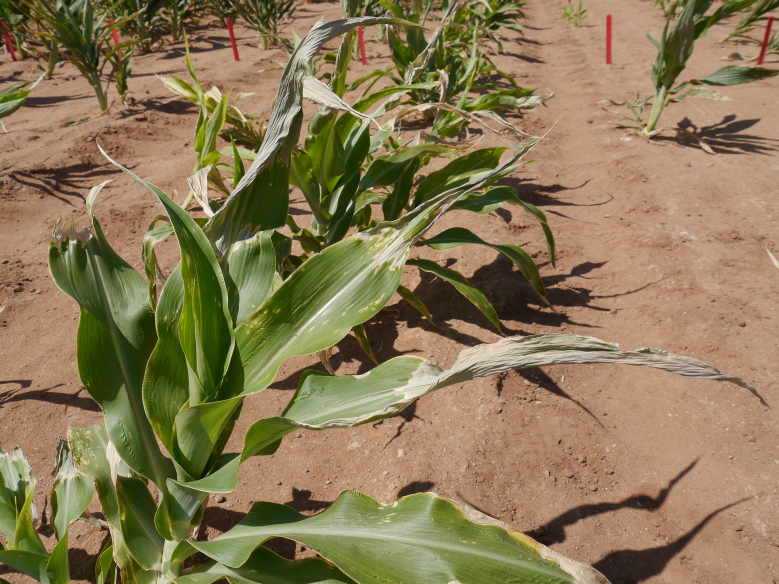
#> input picture images/P1080241.JPG, 2336 x 1752 px, found by its file name (shown at 1/3 size); its folder holds only this picture in this run
$ python generate_dataset_file.py --output out --input ../images --size 100   (older library calls are emulated)
#> lines starting #> are read from the running program, lines starting #| are printed output that depends on the picture
import os
import random
import numpy as np
import sys
import multiprocessing
import math
import argparse
import cv2
import h5py
from skimage.io import imread
from skimage.transform import resize

PROB_NON_DRYROT = 0.2


def get_args():

    parser = argparse.ArgumentParser(
        description="Generating dataset from the patches of the dry rot images.",
        formatter_class=argparse.ArgumentDefaultsHelpFormatter,
    )

    parser.add_argument(
        "-o",
        "--output",
        help="The path to the directory in which the dataset files will be created.",
        metavar="output",
        required=True,
    )

    parser.add_argument(
        "-i",
        "--input",
        help="The path to the directory that contains training, validation and test set directories (of patches).",
        metavar="input",
        required=True,
    )

    parser.add_argument(
        "-s",
        "--size",
        help="The final patch size in the h5 file.",
        metavar="size",
        type=int,
        required=True,
    )

    return parser.parse_args()


def get_data_single(args):
    img_path = args[0]
    mask_path = args[1]
    img_name = args[2]
    final_patch_size = args[3]
    channels = args[4]
    size_factor = args[5]

    img = imread(img_path + "/" + img_name)[:, :, :channels]
    img = resize(
        img,
        (final_patch_size * size_factor, final_patch_size * size_factor),
        mode="constant",
        preserve_range=True,
    )

    mask = imread(mask_path + "/" + img_name)[:, :, :channels]
    mask = resize(
        mask,
        (final_patch_size * size_factor, final_patch_size * size_factor),
        mode="constant",
        preserve_range=True,
    )

    images = []
    masks = []
    for i in range(size_factor):
        for j in range(size_factor):
            sub_image = img[
                i * final_patch_size : (i + 1) * final_patch_size,
                j * final_patch_size : (j + 1) * final_patch_size,
                :,
            ]
            sub_mask = mask[
                i * final_patch_size : (i + 1) * final_patch_size,
                j * final_patch_size : (j + 1) * final_patch_size,
                :,
            ]
            if np.max(sub_mask) == 0 and random.random() >= PROB_NON_DRYROT:
                continue
            sub_mask = np.expand_dims(np.max(sub_mask, axis=-1), axis=-1)
            images.append(sub_image)
            masks.append(sub_mask)

    return images, masks


def get_single_image_size(img_name):
#> called with img_name = '../images/training/images/P1080241.JPG'
    img = cv2.imread(img_name)
#> img is the input picture: shape (1752, 2336, 3); mean B, G, R 85.3, 120.9, 138.4
    return img.shape[0]


def get_data_and_form_training_val_lists(path, img_size, IMG_CHANNELS):

    training_img_path = os.path.join(path, "training/images")
    training_mask_path = os.path.join(path, "training/annotation")
    validation_img_path = os.path.join(path, "validation/images")
    validation_mask_path = os.path.join(path, "validation/annotation")
    test_img_path = os.path.join(path, "test/images")
    test_mask_path = os.path.join(path, "test/annotation")

    training_images = os.listdir(training_img_path)
    validation_images = os.listdir(validation_img_path)
    test_images = os.listdir(test_img_path)

    actual_size = get_single_image_size(
        os.path.join(training_img_path, training_images[0])
    )
    n_subpatches = int(actual_size / img_size) ** 2
#> n_subpatches = 289

    train_n = len(training_images) * n_subpatches
#> train_n = 289
    validation_n = len(validation_images) * n_subpatches
#> validation_n = 289
    test_n = len(test_images) * n_subpatches
#> test_n = 289

    X_train = np.zeros((train_n, img_size, img_size, IMG_CHANNELS), dtype=np.uint8)
    Y_train = np.zeros((train_n, img_size, img_size, 1), dtype=np.bool)

    X_val = np.zeros((validation_n, img_size, img_size, IMG_CHANNELS), dtype=np.uint8)
    Y_val = np.zeros((validation_n, img_size, img_size, 1), dtype=np.bool)

    X_test = np.zeros((test_n, img_size, img_size, IMG_CHANNELS), dtype=np.uint8)
    Y_test = np.zeros((test_n, img_size, img_size, 1), dtype=np.bool)

    # ----------------- training --------------------

    args = []

    for f in training_images:
        args.append(
            (
                training_img_path,
                training_mask_path,
                f,
                img_size,
                IMG_CHANNELS,
                int(actual_size / img_size),
            )
        )

    print(":: {0} training images to process.".format(len(args)))
#| :: 1 training images to process.

    processes = multiprocessing.Pool(int(math.floor(multiprocessing.cpu_count() * 0.8)))
    results = processes.map(get_data_single, args)
#> in get_data_single, `img = resize( img, (final_patch_size * size_factor, final_patch_size *..`:
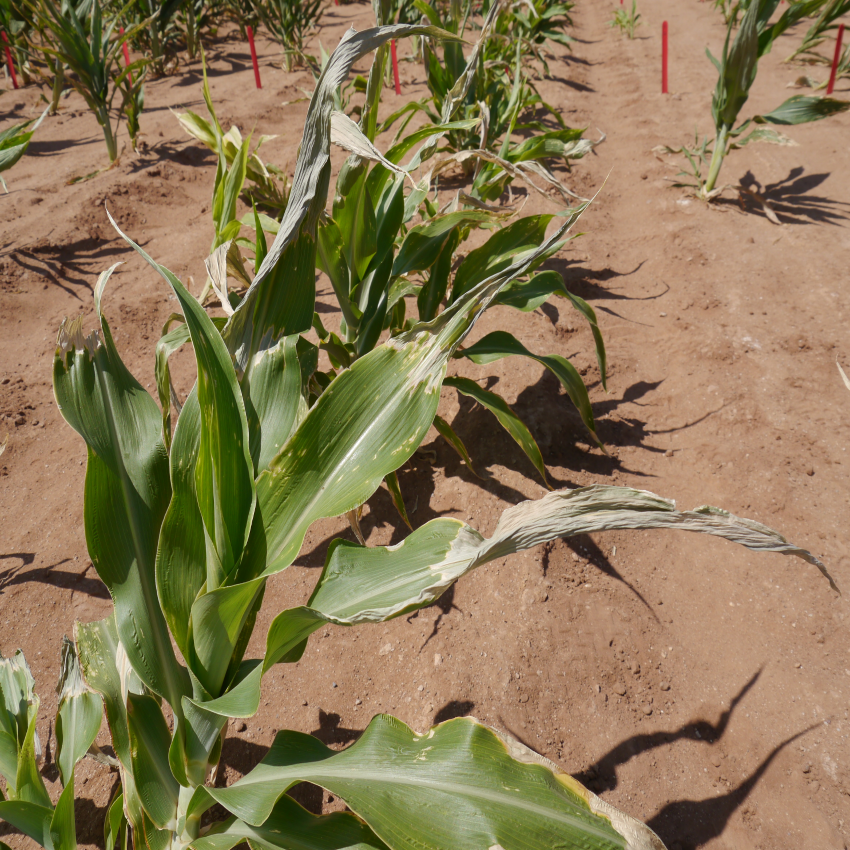
#> img: shape (1700, 1700, 3) float64 (shown at 1/2 size); mean R, G, B 138.4, 120.9, 85.3
#> after the loop in get_data_single, `for i in range(size_factor):`: images = 289 items
#> results = 1 item
    processes.close()

    print(":: {0} training images processed.".format(len(results)))
#| :: 1 training images processed.

    ind = 0

    for images, masks in results:
        for i, img in enumerate(images):
            mask = masks[i]
            X_train[ind] = img
            Y_train[ind] = mask
            ind += 1
#> this loop made 1 pass
#> after the loop, ind = 289

    X_train = X_train[:ind]
    Y_train = Y_train[:ind]

    ones_count = np.count_nonzero(np.max(Y_train, (1, 2)))
#> ones_count = 289
    print(
        ":: label counts: 0 = {0} - 1 = {1}".format(
            Y_train.shape[0] - ones_count, ones_count
        )
    )
#| :: label counts: 0 = 0 - 1 = 289

    # ----------------- validation --------------------

    args = []

    for f in validation_images:
        args.append(
            (
                validation_img_path,
                validation_mask_path,
                f,
                img_size,
                IMG_CHANNELS,
                int(actual_size / img_size),
            )
        )

    print(":: {0} validation images to process.".format(len(args)))
#| :: 1 validation images to process.

    processes = multiprocessing.Pool(int(math.floor(multiprocessing.cpu_count() * 0.8)))
    results = processes.map(get_data_single, args)
    processes.close()

    print(":: {0} validation images processed.".format(len(results)))
#| :: 1 validation images processed.

    ind = 0

    for images, masks in results:
        for i, img in enumerate(images):
            mask = masks[i]
            X_val[ind] = img
            Y_val[ind] = mask
            ind += 1
#> after the loop, ind = 289

    X_val = X_val[:ind]
    Y_val = Y_val[:ind]

    ones_count = np.count_nonzero(np.max(Y_val, (1, 2)))
    print(
        ":: label counts: 0 = {0} - 1 = {1}".format(
            Y_val.shape[0] - ones_count, ones_count
        )
    )
#| :: label counts: 0 = 0 - 1 = 289
    # ----------------- test --------------------

    args = []

    for f in test_images:
        args.append(
            (
                test_img_path,
                test_mask_path,
                f,
                img_size,
                IMG_CHANNELS,
                int(actual_size / img_size),
            )
        )

    print(":: {0} test images to process.".format(len(args)))
#| :: 1 test images to process.

    processes = multiprocessing.Pool(int(math.floor(multiprocessing.cpu_count() * 0.8)))
    results = processes.map(get_data_single, args)
    processes.close()

    print(":: {0} test images processed.".format(len(results)))
#| :: 1 test images processed.

    ind = 0

    for images, masks in results:
        for i, img in enumerate(images):
            mask = masks[i]
            X_test[ind] = img
            Y_test[ind] = mask
            ind += 1
#> after the loop, ind = 289

    X_test = X_test[:ind]
    Y_test = Y_test[:ind]

    ones_count = np.count_nonzero(np.max(Y_test, (1, 2)))
    print(
        ":: label counts: 0 = {0} - 1 = {1}".format(
            Y_test.shape[0] - ones_count, ones_count
        )
    )
#| :: label counts: 0 = 0 - 1 = 289

    print(":: Database generated successfully...")
    print("------------------------------------------------------")

    return X_train, Y_train, X_val, Y_val, X_test, Y_test


def generate_segmentation_dataset(path, X_train, Y_train, X_val, Y_val, X_test, Y_test):

    with h5py.File(path, "w") as f:
        f.create_dataset("X_train", data=X_train, dtype="uint8")
        f.create_dataset("Y_train", data=Y_train, dtype="uint8")
        f.create_dataset("X_val", data=X_val, dtype="uint8")
        f.create_dataset("Y_val", data=Y_val, dtype="uint8")
        f.create_dataset("X_test", data=X_test, dtype="uint8")
        f.create_dataset("Y_test", data=Y_test, dtype="uint8")


def generate_classification_dataset(
    path, X_train, Y_train, X_val, Y_val, X_test, Y_test
):

    Y_train = np.reshape(
        Y_train,
        (Y_train.shape[0], Y_train.shape[1] * Y_train.shape[2] * Y_train.shape[3]),
    )
    Y_train = np.max(Y_train, axis=1)

    Y_val = np.reshape(
        Y_val, (Y_val.shape[0], Y_val.shape[1] * Y_val.shape[2] * Y_val.shape[3])
    )
    Y_val = np.max(Y_val, axis=1)

    Y_test = np.reshape(
        Y_test, (Y_test.shape[0], Y_test.shape[1] * Y_test.shape[2] * Y_test.shape[3])
    )
    Y_test = np.max(Y_test, axis=1)

    with h5py.File(path, "w") as f:
        f.create_dataset("X_train", data=X_train, dtype="uint8")
        f.create_dataset("Y_train", data=Y_train, dtype="uint8")
        f.create_dataset("X_val", data=X_val, dtype="uint8")
        f.create_dataset("Y_val", data=Y_val, dtype="uint8")
        f.create_dataset("X_test", data=X_test, dtype="uint8")
        f.create_dataset("Y_test", data=Y_test, dtype="uint8")


def load_dataset(path, ds_type, count=None):
    if ds_type != "segmentation" and ds_type != "classification":
        print(":: Invalid dataset type. Enter either segmentation or classification.")
        return

    with h5py.File(os.path.join(path, f"{ds_type}_dataset.h5"), "r") as f:
        dataset = {}
        for k in f.keys():
            if count is None:
                dataset[k] = f[k][:]
            else:
                dataset[k] = f[k][:count]

    return dataset


def main_data_gen():

    args = get_args()
    if args.input[-1] == "/":
        args.input = args.input[:-1]

    label_date = "{0}_{1}X{1}".format(
        args.input.split("/")[-1].split("_")[0], args.size
    )

    output_path = os.path.join(args.output, "h5_datasets", label_date)

    if not os.path.exists(output_path):
        os.makedirs(output_path)

    (
        X_train,
        Y_train,
        X_val,
        Y_val,
        X_test,
        Y_test,
    ) = get_data_and_form_training_val_lists(args.input, args.size, 3)

    generate_segmentation_dataset(
        os.path.join(output_path, "segmentation_dataset.h5"),
        X_train,
        Y_train,
        X_val,
        Y_val,
        X_test,
        Y_test,
    )
    generate_classification_dataset(
        os.path.join(output_path, "classification_dataset.h5"),
        X_train,
        Y_train,
        X_val,
        Y_val,
        X_test,
        Y_test,
    )


if __name__ == "__main__":
    main_data_gen()
